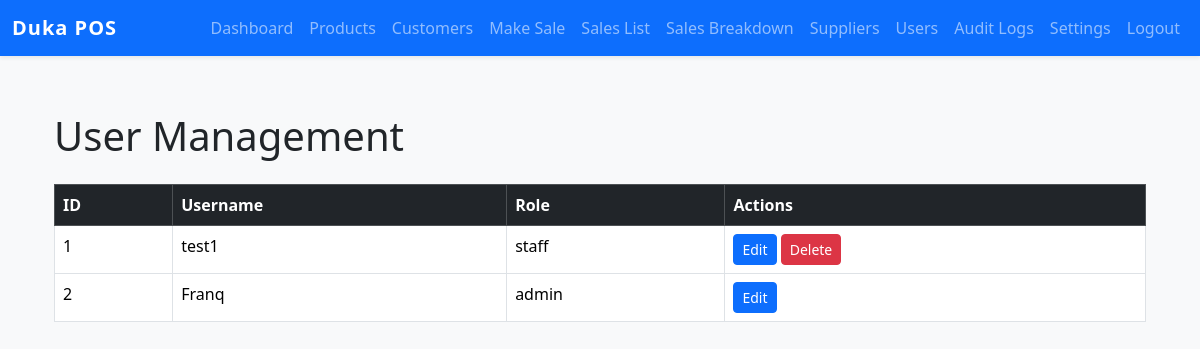
/admin/users (signed in), run on the app's committed database.
### models.py (models this page shows, shortened)
class User(db.Model):
    id = db.Column(db.Integer, primary_key=True)
    username = db.Column(db.String(80), unique=True, nullable=False)
    password_hash = db.Column(db.String(128), nullable=False)
    role = db.Column(db.String(20), nullable=False, default='staff')  # 'admin' or 'staff'

### app.py (the view)
@app.route('/admin/users')
@login_required(role='admin')
def user_list():
    users = User.query.all()
    return render_template('user_list.html', users=users)

### app.py (called while the page is built)
def login_required(role=None):
    def decorator(f):
        from functools import wraps
        @wraps(f)
        def decorated_function(*args, **kwargs):
            if 'user_id' not in session:
                return redirect(url_for('login'))
            if role and session.get('role') != role:
                flash('You do not have permission to access this page.', 'danger')
                return redirect(url_for('home'))
            return f(*args, **kwargs)
        return decorated_function
    return decorator

### templates/user_list.html (shortened to what this page needs)
{% extends "base.html" %}
{% block content %}
<div class="container">
    <h1 class="mb-4">User Management</h1>
    <table class="table table-bordered">
        <thead class="table-dark">
            <tr>
                <th>ID</th>
                <th>Username</th>
                <th>Role</th>
                <th>Actions</th>
            </tr>
        </thead>
        <tbody>
            {% for user in users %}
            <tr>
                <td>{{ user.id }}</td>
                <td>{{ user.username }}</td>
                <td>{{ user.role }}</td>
                <td>
                    <a href="{{ url_for('edit_user', user_id=user.id) }}" class="btn btn-sm btn-primary">Edit</a>
                    {% if user.id != session['user_id'] %}
                    <a href="{{ url_for('delete_user', user_id=user.id) }}" class="btn btn-sm btn-danger" onclick="return confirm('Delete this user?');">Delete</a>
                    {% endif %}
                </td>
            </tr>
            {% endfor %}
        </tbody>
    </table>
</div>
{% endblock %}

### templates/base.html (style rules this page uses)
body { background-color: #f8f9fa; }
.container { margin-top: 2rem; }

### data on the page
User: id "1", username "test1", role "staff"
User: id "2", username "Franq", role "admin"
